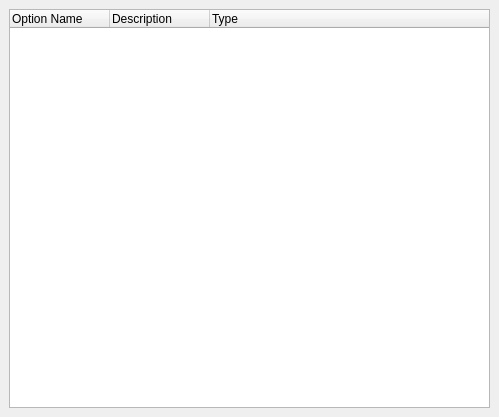
<ui version="4.0" >
 <class>OptionsTreeView</class>
 <widget class="QWidget" name="OptionsTreeView" >
  <property name="geometry" >
   <rect>
    <x>0</x>
    <y>0</y>
    <width>499</width>
    <height>417</height>
   </rect>
  </property>
  <layout class="QVBoxLayout" >
   <property name="margin" >
    <number>9</number>
   </property>
   <property name="spacing" >
    <number>6</number>
   </property>
   <item>
    <widget class="QTreeWidget" name="OptionsList" >
     <column>
      <property name="text" >
       <string>Option Name</string>
      </property>
     </column>
     <column>
      <property name="text" >
       <string>Description</string>
      </property>
     </column>
     <column>
      <property name="text" >
       <string>Type</string>
      </property>
     </column>
    </widget>
   </item>
  </layout>
 </widget>
 <customwidgets/>
 <resources/>
 <connections/>
</ui>
